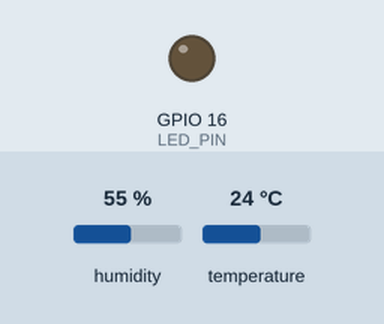
This program was run on a simulated Raspberry Pi (BCM pin numbers). Shown: output pins drawn as LEDs (lit = HIGH). The test bench sets the inputs (shaded band); at power-on: humidity 55 %, temperature 24 °C. The clock reads 2024-03-15 10:24:30 at power-on unless the program sets it; files the program writes start out absent.

Above: at 0.2 s.
At 61.5 s:
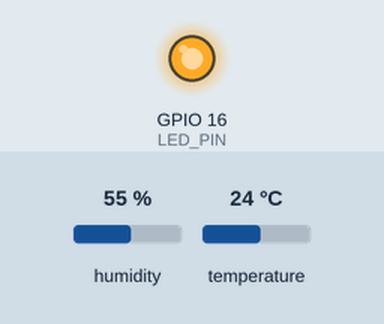
Timing chart, 0 to 79.1 s (numbered marks = the images above):
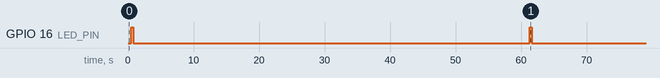

The program:

DHT22_logger.py
```python
import Adafruit_DHT
import time
import os
import RPi.GPIO as GPIO

DHT_SENSOR = Adafruit_DHT.DHT22
DHT_PIN = 4

GPIO.setmode(GPIO.BCM)
GPIO.setwarnings(False)
LED_PIN = 16
GPIO.setup(LED_PIN, GPIO.OUT)

def write_headers():
    # Open, write, and close file. 'w'=write. Previous data will be deleted
    with open('/home/pi/Documents/PythonScripts/DHT22.csv', 'w') as log:
        log.write('DateTime,Temperature,Humidity\n')

def write_temp_hum(temp,hum):
    # Open, write, and close file. 'a'=append data to end of file
    with open('/home/pi/Documents/PythonScripts/DHT22.csv', 'a') as log:
        log.write('{0},{1:0.1f},{2:0.1f}\n'.format(time.strftime('%d/%m/%y %H:%M:%S'), temp, hum))

def blink_led():
    GPIO.output(LED_PIN,GPIO.HIGH)
    time.sleep(0.3)
    GPIO.output(LED_PIN,GPIO.LOW)

write_headers()

while True:
    humidity, temperature = Adafruit_DHT.read_retry(DHT_SENSOR, DHT_PIN)

    if humidity is not None and temperature is not None:
        blink_led()
        write_temp_hum(temperature,humidity)
        time.sleep(60)

    else:
        print('Failed to retrieve data from humidity sensor')
    
```

Measured:
- by itself, GPIO 16 (LED_PIN): alternates HIGH for 0.30 s and LOW for 60.5 s
